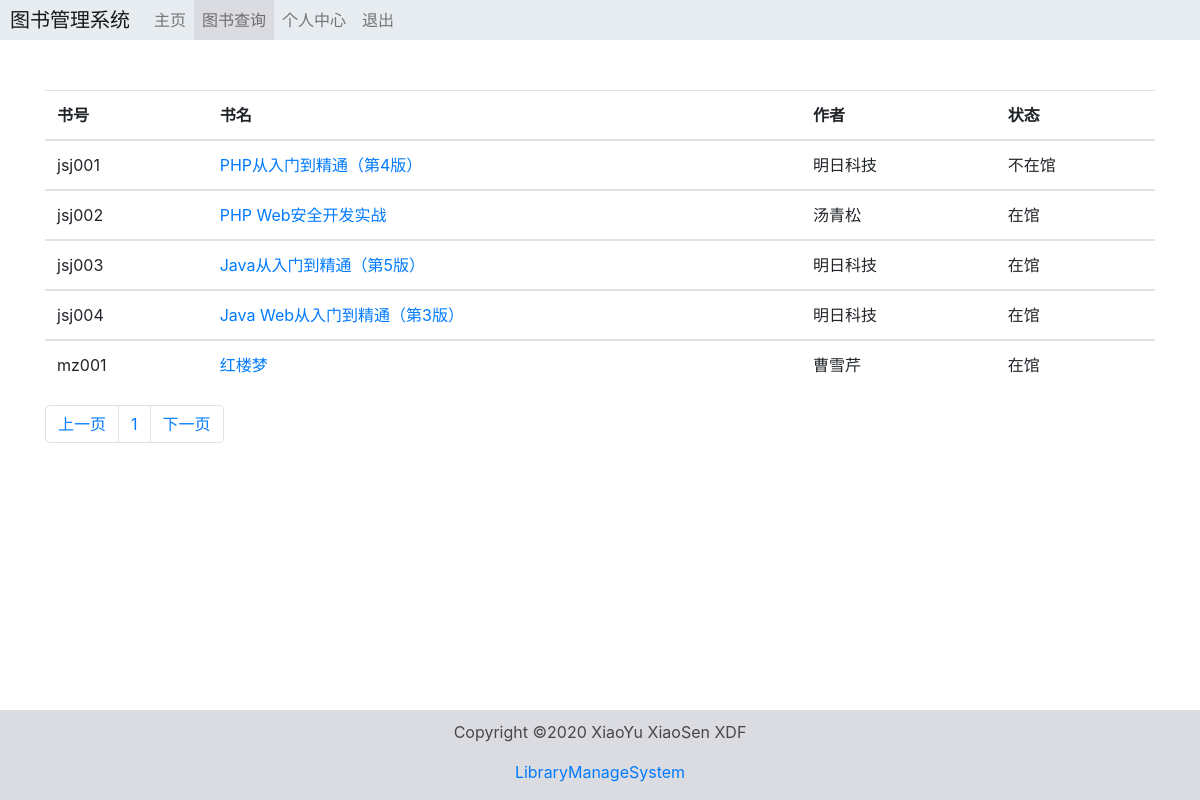
The app's page /bookSearch.php (signed in) with its own data.
### tables this page shows
CREATE TABLE `book_info` (
  `book_id` varchar(10) NOT NULL COMMENT '图书号',
  `book_name` varchar(30) NOT NULL COMMENT '书名',
  `author` varchar(30) NOT NULL COMMENT '作者',
  `book_state` enum('在馆','不在馆') NOT NULL DEFAULT '在馆' COMMENT '图书状态',
  `publisher` varchar(17) NOT NULL COMMENT '出版社',
  `publication_date` varchar(8) NOT NULL COMMENT '出版时间',
  `price` float(10,2) NOT NULL COMMENT '价格',
  `isbn` char(13) NOT NULL COMMENT 'ISBN',
  `synopsis` text NOT NULL COMMENT '作品简介',
  `borrower` varchar(7) DEFAULT NULL COMMENT '借阅人',
  `restore_date` date DEFAULT NULL COMMENT '截止日期',
  `borrower_sno` varchar(10) DEFAULT NULL COMMENT '借阅人学号',
  PRIMARY KEY (`book_id`)
);

### bookSearch.php (the view, shortened to what this page needs)
<!DOCTYPE html>
<html>
<head>
    <link rel="stylesheet" href="css/bootstrap.min.css">
    <link rel="stylesheet" href="css/main.css">
</head>
<body>
    <header id="homepage">
        <nav class="navbar navbar-expand-sm navbar-light">
            <a class="navbar-brand" href="index.php">图书管理系统</a>
            <ul class="navbar-nav">
                <li class="nav-item">
                    <a class="nav-link" href="index.php">主页</a>
                </li>
                <li class="nav-item">
                    <a class="nav-link" href="bookSearch.php" style="background-color: rgba(219, 219, 226, 1)">图书查询</a>
                </li>
                <li class="nav-item">
                    <a class="nav-link" href="about.php">个人中心</a>
                </li>
                <li class="nav-item">
                    <a class="nav-link" onclick="logout()">退出</a>
                </li>
            </ul>
        </nav>
    </header>
    <div class="container main-content" style="width: 100%;margin-top:50px">
        <table class="table table-hover">
            <thead>
                <tr>
                    <th>书号</th>
                    <th>书名</th>
                    <th>作者</th>
                    <th>状态</th>
                </tr>
            </thead>
            <?php
            $pageSize = 5;
            require 'conn.php';
            $sql = "select book_id,book_name,author,book_state from book_info";
            $result = mysqli_query($conn, $sql);
            $num = mysqli_num_rows($result);
            $pageNum = ceil($num / $pageSize);
            if (isset($_GET["page"]) || $_GET["page"] > 1) {
                $pageVal = $_GET["page"];
            } else {
                $pageVal = 1;
            }
            $page = ($pageVal - 1) * $pageSize;
            $sql1 = "select book_id,book_name,author,book_state from book_info limit $page,$pageSize";
            $result = mysqli_query($conn, $sql1);
            if ($result) {
                while ($row = mysqli_fetch_assoc($result)) { ?>
                    <tbody>
                        <tr>
                            <td><?php echo $row["book_id"]; ?></td>
                            <td style="color: #049ff9"><a href="detail.php?id=<?php echo $row["book_id"]; ?>"><?php echo $row["book_name"]; ?></a></td>
                            <td><?php echo $row["author"]; ?></td>
                            <td><?php echo $row["book_state"]; ?></td>
                        </tr>
                    </tbody>
            <?php
                }
            }
            ?>
        </table>
        <div>
            <ul class="pagination">
                <li class="page-item"><a class="page-link" href="?page=<?PHP if($pageVal>1) echo $pageVal-1;else echo $pageVal; ?>">上一页</a></li>
                <li class="page-item"><a class="page-link" href="?page=<?PHP echo $pageVal; ?>"><?PHP echo $pageVal; ?></a></li>
                <li class="page-item"><a class="page-link" href="?page=<?PHP if($pageVal<$pageNum) echo $pageVal+1; ?>">下一页</a></li>
            </ul>
        </div>
    </div>
    <?php require 'footer.php'; ?>
</body>
</html>

### footer.php
<footer>
<p>Copyright &copy;<?php echo date('Y'); ?> XiaoYu XiaoSen XDF</p>
<p><a href="index.php">LibraryManageSystem</a></p>
</footer>

### css/main.css (style rules this page uses)
body { display: flex; flex-direction: column; height: 100%; margin: 0; }
html { height: 100%; }
header { flex: 0 0 auto; }
.main-content { flex: 1 0 auto; }
footer { flex: 0 0 auto; background-color: rgba(219, 219, 226, 1); position: relative; color: #484848; text-align: center; padding-top: 10px; }
#homepage nav { padding: 0 0 0 10px; background-color: #e7ecf1; }

### records on screen
book_info: book_id "jsj001", book_name "PHP从入门到精通（第4版）", author "明日科技", book_state "不在馆"
book_info: book_id "jsj002", book_name "PHP Web安全开发实战", author "汤青松", book_state "在馆"
book_info: book_id "jsj003", book_name "Java从入门到精通（第5版）", author "明日科技", book_state "在馆"
book_info: book_id "jsj004", book_name "Java Web从入门到精通（第3版）", author "明日科技", book_state "在馆"
book_info: book_id "mz001", book_name "红楼梦", author "曹雪芹", book_state "在馆"

### other values on screen
$pageVal "1"
